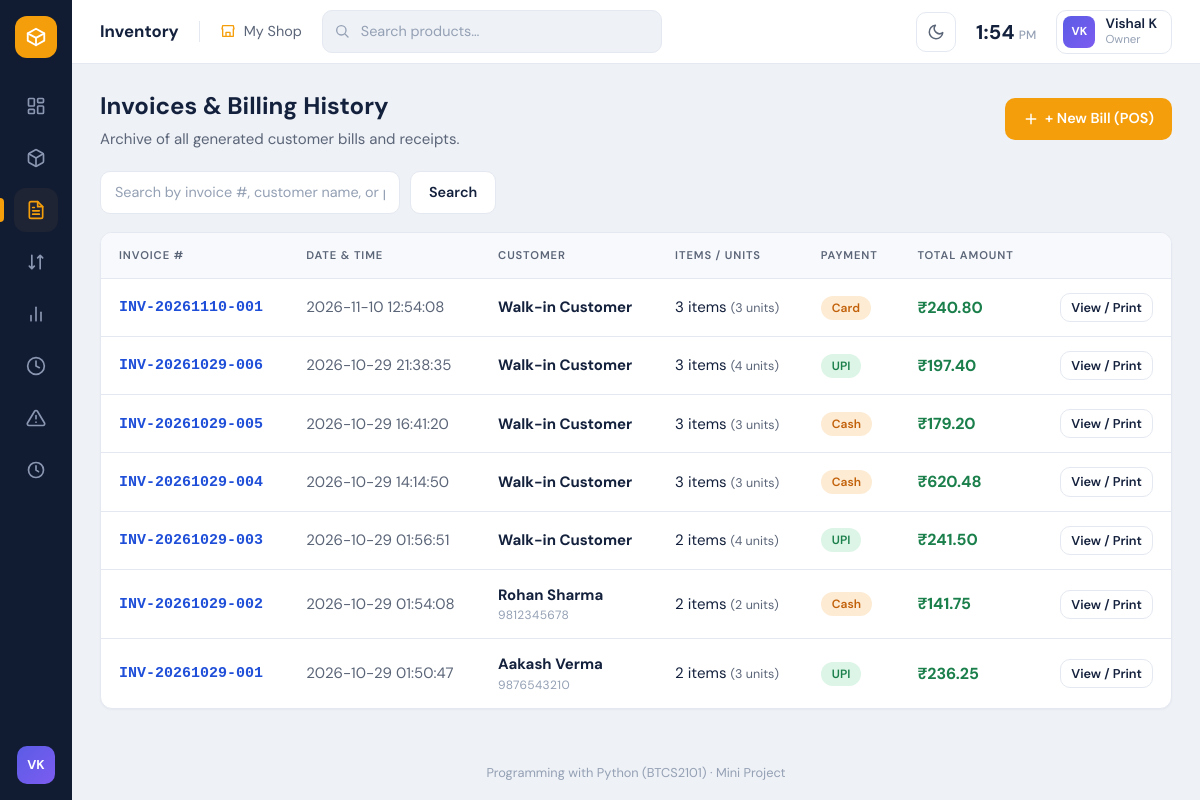
Page /invoices on the committed database.
### tables this page shows
CREATE TABLE invoices (
    id             INTEGER PRIMARY KEY AUTOINCREMENT,
    invoice_no     TEXT    NOT NULL UNIQUE,
    customer_name  TEXT    NOT NULL DEFAULT 'Walk-in Customer',
    customer_phone TEXT    DEFAULT '',
    subtotal       REAL    NOT NULL DEFAULT 0,
    discount       REAL    NOT NULL DEFAULT 0,
    tax            REAL    NOT NULL DEFAULT 0,
    total_amount   REAL    NOT NULL DEFAULT 0,
    payment_method TEXT    NOT NULL DEFAULT 'Cash',
    note           TEXT    DEFAULT '',
    created_at     TEXT    NOT NULL
);

### app.py (the view)
@app.route("/invoices")
def invoices():
    search = request.args.get("search", "").strip()
    invoice_list = manager.list_invoices(search=search)
    return render_template("invoices.html", invoices=invoice_list, search=search)

### inventory.py (called while the page is built)
    def _connect(self):
        conn = sqlite3.connect(self.db_path)
        conn.row_factory = sqlite3.Row          # rows behave like dictionaries
        conn.execute("PRAGMA foreign_keys = ON")
        return conn

    def list_invoices(self, search="", limit=50):
        query = """
            SELECT i.*, COUNT(ii.id) as distinct_items, SUM(ii.quantity) as total_units
            FROM invoices i
            LEFT JOIN invoice_items ii ON i.id = ii.invoice_id
            WHERE 1=1
        """
        params = []
        if search:
            query += " AND (i.invoice_no LIKE ? OR i.customer_name LIKE ? OR i.customer_phone LIKE ?)"
            term = f"%{search.strip()}%"
            params.extend([term, term, term])
        query += " GROUP BY i.id ORDER BY i.id DESC LIMIT ?"
        params.append(limit)
        conn = self._connect()
        try:
            rows = conn.execute(query, params).fetchall()
        finally:
            conn.close()
        return [dict(r) for r in rows]

### templates/invoices.html (shortened to what this page needs)
{% extends "base.html" %}
{% block content %}
<div style="display: flex; justify-content: space-between; align-items: center; margin-bottom: 20px; flex-wrap: wrap; gap: 12px;">
  <div>
    <h1>Invoices & Billing History</h1>
    <p class="subtitle" style="margin-bottom: 0;">Archive of all generated customer bills and receipts.</p>
  </div>
  <div>
    <a href="{{ url_for('billing') }}" class="btn">
      <svg viewBox="0 0 24 24" fill="none" stroke="currentColor" stroke-width="2.2" stroke-linecap="round" stroke-linejoin="round" style="width:16px; height:16px;"><path d="M12 5v14M5 12h14"/></svg>
      + New Bill (POS)
    </a>
  </div>
</div>
<form class="toolbar" method="get">
  <div class="grow">
    <input type="text" name="search" placeholder="Search by invoice #, customer name, or phone…" value="{{ search }}">
  </div>
  <button class="btn ghost" type="submit">Search</button>
</form>
<section class="panel flush">
  {% if invoices %}
  <div class="table-wrap">
    <table>
      <thead>
        <tr>
          <th>Invoice #</th>
          <th>Date & Time</th>
          <th>Customer</th>
          <th>Items / Units</th>
          <th>Payment</th>
          <th>Total Amount</th>
          <th></th>
        </tr>
      </thead>
      <tbody>
        {% for inv in invoices %}
        <tr>
          <td>
            <a href="{{ url_for('view_invoice', invoice_id=inv.id) }}" style="font-weight: 700; font-family: monospace;">
              {{ inv.invoice_no }}
            </a>
          </td>
          <td class="muted">{{ inv.created_at }}</td>
          <td>
            <strong>{{ inv.customer_name }}</strong>
            {% if inv.customer_phone %}<div class="sku" style="font-size:0.75rem;">{{ inv.customer_phone }}</div>{% endif %}
          </td>
          <td>
            <span>{{ inv.distinct_items }} items</span>
            <small class="muted">({{ inv.total_units }} units)</small>
          </td>
          <td>
            <span class="badge {{ 'ok' if inv.payment_method == 'UPI' else 'warn' }}">
              {{ inv.payment_method }}
            </span>
          </td>
          <td class="num" style="color: var(--green); font-size: 1rem;">
            ₹{{ "{:,.2f}".format(inv.total_amount) }}
          </td>
          <td style="text-align: right;">
            <div class="row-actions" style="justify-content: flex-end;">
              <a href="{{ url_for('view_invoice', invoice_id=inv.id) }}" class="btn ghost" style="padding: 4px 10px; font-size: 0.8rem;">
                View / Print
              </a>
            </div>
          </td>
        </tr>
        {% endfor %}
      </tbody>
    </table>
  </div>
  {% else %}
  <div class="empty">No invoices found. <a href="{{ url_for('billing') }}">Create your first bill</a>.</div>
  {% endif %}
</section>
{% endblock %}

### static/style.css (style rules this page uses)
:root { --sidebar: #111c33; --sidebar-hover: #1c2a47; --bg: #eef1f6; --surface: #ffffff; --border: #e4e8f0; --surface-2: #f8f9fc; --hover: #f4f6fa; --track: #e9edf5; --code-bg: #f4f6fa; --nav-active: #1e2433; --ink: #14213d; --ink-soft: #5b6578; --ink-faint: #94a0b4; --accent: #f59e0b; --accent-dark: #d98506; --green: #1a7f4b; --green-bg: #dcf5e6; --orange: #c2610a; --orange-bg: #fdebd3; --red: #c0262d; --red-bg: #fde3e3; --blue: #1f4fd8; --t-yellow: #fdf0c8; --t-pink: #fbdcec; --t-green: #d6f5e3; --t-blue: #dde6fb; --t-red: #fbdcdc; --t-grey: #e8ecf3; color-scheme: light; --radius: 12px; --shadow: 0 1px 2px rgba(20, 33, 61, .04); }
* { box-sizing: border-box; }
body { margin: 0; font-family: "DM Sans", "Segoe UI", system-ui, -apple-system, sans-serif; background: var(--bg); color: var(--ink); font-size: 15px; line-height: 1.5; }
a { color: var(--blue); text-decoration: none; }
h1 { margin: 0 0 4px; font-size: 1.5rem; }
.subtitle { color: var(--ink-soft); margin: 0 0 20px; }
.muted { color: var(--ink-soft); }
.panel { background: var(--surface); border: 1px solid var(--border); border-radius: var(--radius); box-shadow: var(--shadow); padding: 20px; margin-bottom: 20px; }
.panel.flush { padding: 0; overflow: hidden; }
.table-wrap { overflow-x: auto; }
table { width: 100%; border-collapse: collapse; }
thead th { text-align: left; font-size: .7rem; font-weight: 600; letter-spacing: .08em; text-transform: uppercase; color: var(--ink-soft); padding: 14px 18px; background: var(--surface-2); border-bottom: 1px solid var(--border); white-space: nowrap; }
tbody td { padding: 14px 18px; border-bottom: 1px solid var(--border); vertical-align: middle; }
tbody tr:last-child td { border-bottom: 0; }
.num { font-weight: 700; }
.sku { color: var(--ink-faint); font-size: .85rem; letter-spacing: .03em; }
.badge { display: inline-block; padding: 3px 11px; border-radius: 999px; font-size: .75rem; font-weight: 600; white-space: nowrap; }
.badge.ok { background: var(--green-bg); color: var(--green); }
.badge.warn { background: var(--orange-bg); color: var(--orange); }
.btn { display: inline-flex; align-items: center; gap: 6px; background: var(--accent); color: #fff; border: 0; border-radius: 10px; padding: 10px 18px; font: inherit; font-weight: 600; font-size: .9rem; cursor: pointer; }
.btn svg { width: 16px; height: 16px; }
.btn.ghost { background: var(--surface); color: var(--ink); border: 1px solid var(--border); }
input[type=text], input[type=number], input[type=search], select, input[type=file] { font: inherit; font-size: .9rem; color: var(--ink); background: var(--surface); border: 1px solid var(--border); border-radius: 10px; padding: 10px 14px; }
input::placeholder { color: var(--ink-faint); }
.toolbar { display: flex; flex-wrap: wrap; gap: 10px; align-items: center; margin-bottom: 18px; }
.toolbar .grow { flex: 0 1 300px; }
.toolbar .grow input { width: 100%; }
.row-actions { display: flex; gap: 14px; align-items: center; white-space: nowrap; font-size: .88rem; }
body, .topbar, .panel, .stat, .user-chip, .btn, input, select, thead th, tbody td { transition: background-color .2s, color .2s, border-color .2s; }

### rows in the picture
invoices: invoice_no "INV-20261110-001", created_at "2026-11-10 12:54:08", customer_name "Walk-in Customer", distinct_items "3", total_units "3", payment_method "Card", total_amount "240.80"
invoices: invoice_no "INV-20261029-006", created_at "2026-10-29 21:38:35", customer_name "Walk-in Customer", distinct_items "3", total_units "4", payment_method "UPI", total_amount "197.40"
invoices: invoice_no "INV-20261029-005", created_at "2026-10-29 16:41:20", customer_name "Walk-in Customer", distinct_items "3", total_units "3", payment_method "Cash", total_amount "179.20"
invoices: invoice_no "INV-20261029-004", created_at "2026-10-29 14:14:50", customer_name "Walk-in Customer", distinct_items "3", total_units "3", payment_method "Cash", total_amount "620.48"
invoices: invoice_no "INV-20261029-003", created_at "2026-10-29 01:56:51", customer_name "Walk-in Customer", distinct_items "2", total_units "4", payment_method "UPI", total_amount "241.50"
invoices: invoice_no "INV-20261029-002", created_at "2026-10-29 01:54:08", customer_name "Rohan Sharma", customer_phone "9812345678", distinct_items "2", total_units "2", payment_method "Cash", total_amount "141.75"
invoices: invoice_no "INV-20261029-001", created_at "2026-10-29 01:50:47", customer_name "Aakash Verma", customer_phone "9876543210", distinct_items "2", total_units "3", payment_method "UPI", total_amount "236.25"

### other values in the picture
{{ USER_NAME[:1]|upper }} "V"
{{ SHOP_NAME }} "My Shop"
{{ USER_NAME }} "Vishal K"
{{ USER_ROLE }} "Owner"
